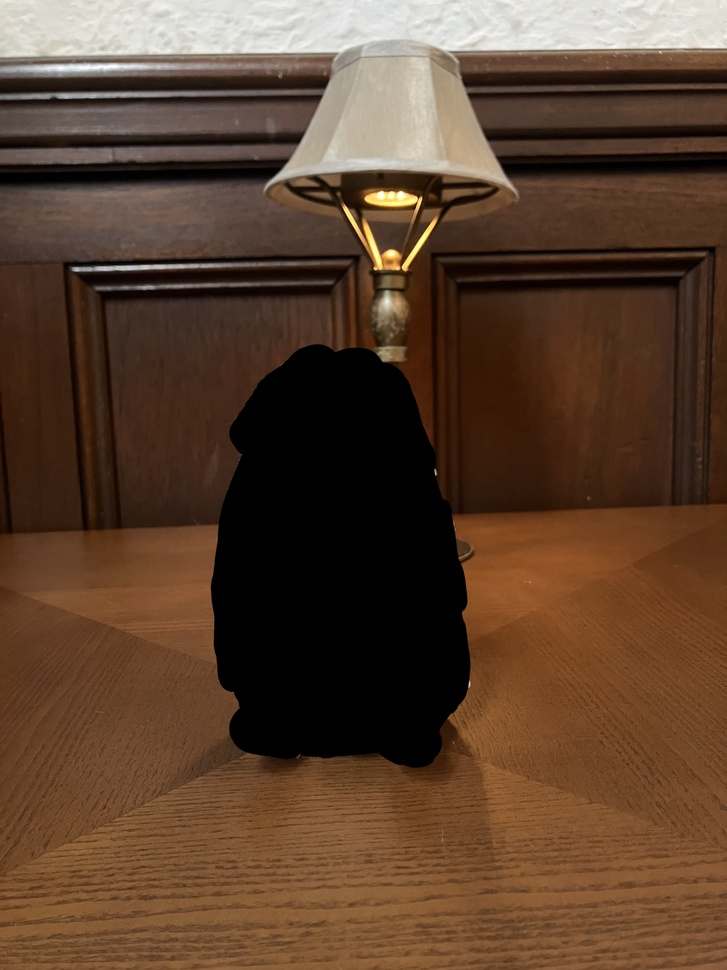
#> input picture input/sample/mask_hari.jpeg, 727 x 970 px, shrunk from 3024 x 4032 before the run
$ python main.py
#> lines starting #> are read from the running program, lines starting #| are printed output that depends on the picture; after the words box and inside, x2 and y2 are one past the last pixel; in counts of white or black regions, pixels touching at a corner belong together
import cv2
import numpy as np
import json


def get_contours(fn,origin_fn,area_th,is_show=False):
#> called with fn = 'input/sample/mask_hari.jpeg', origin_fn = 'input/sample/origin_hari.jpeg', area_th = 1000, is_show = True
    binary_image = cv2.imread(fn, cv2.IMREAD_GRAYSCALE)
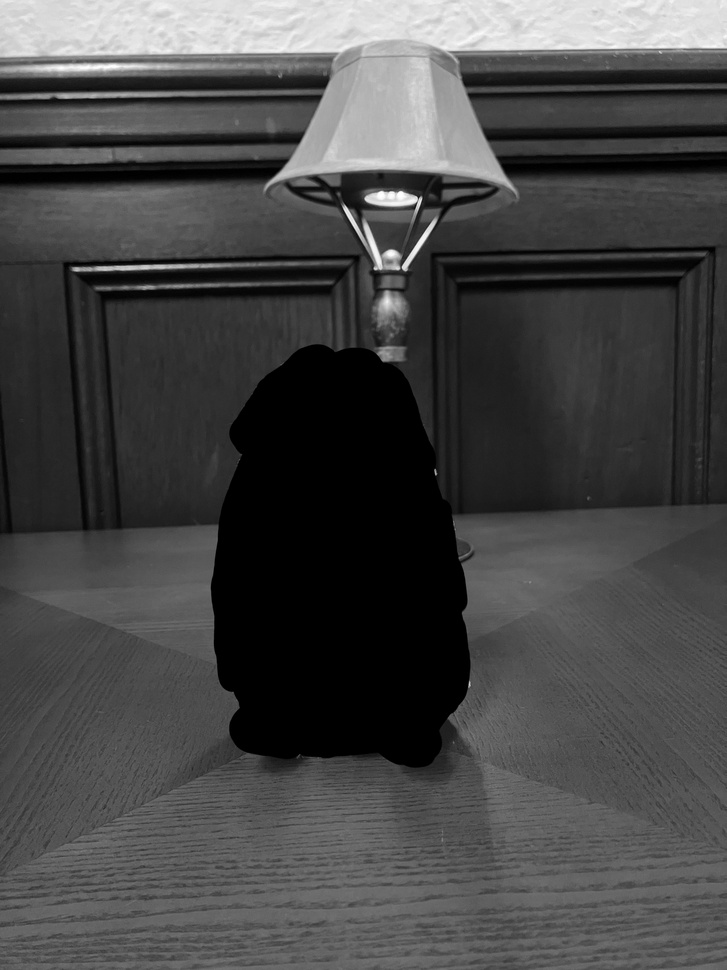
#> binary_image: shape (970, 727); min 0, max 255, mean 70.7
    ret,binary_image = cv2.threshold(binary_image,0,255,cv2.THRESH_BINARY_INV)
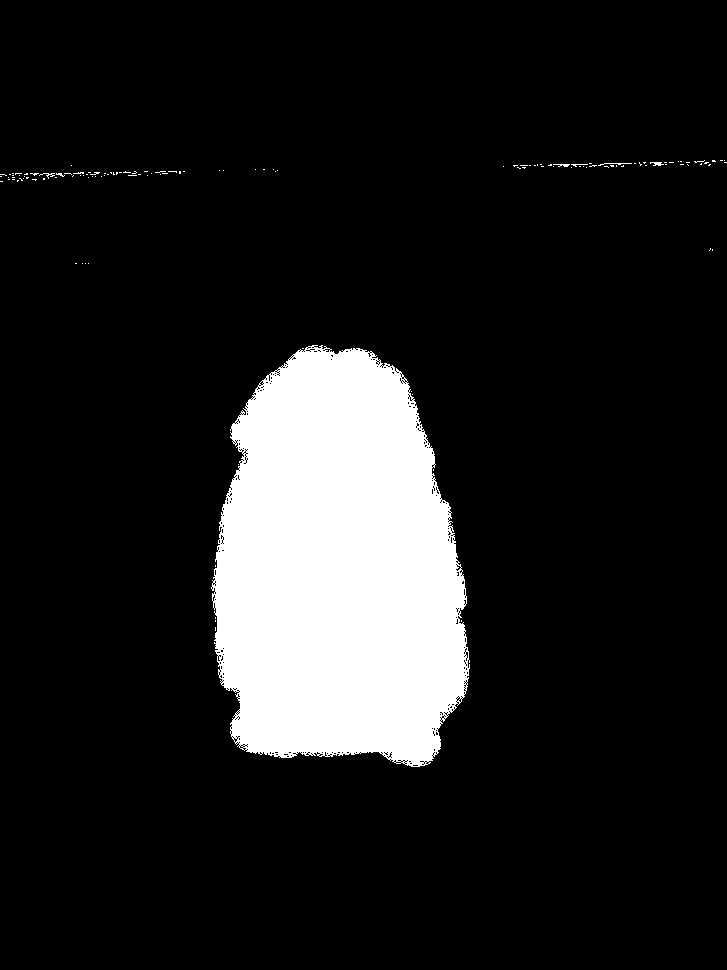
#> binary_image: shape (970, 727); 12.2% white; 127 white regions (121 under 20 px)

    # 輪郭を検出する
    contours, _ = cv2.findContours(binary_image, cv2.RETR_EXTERNAL, cv2.CHAIN_APPROX_SIMPLE)
#> contours = 127 contours, 126 with area under 20; largest, box (x1, y1, x2, y2) and area: (211, 345, 470, 767) 85606

    # 閾値を超える輪郭のみをフィルタリング
    filtered_contours = [contour for contour in contours if cv2.contourArea(contour) > area_th]
#> filtered_contours = 1 contour; box (x1, y1, x2, y2) and area: (211, 345, 470, 767) 85606

    if is_show:
        lw = 10

        # 検出された輪郭を表示する（オプション）
        origin_image = cv2.imread(origin_fn)
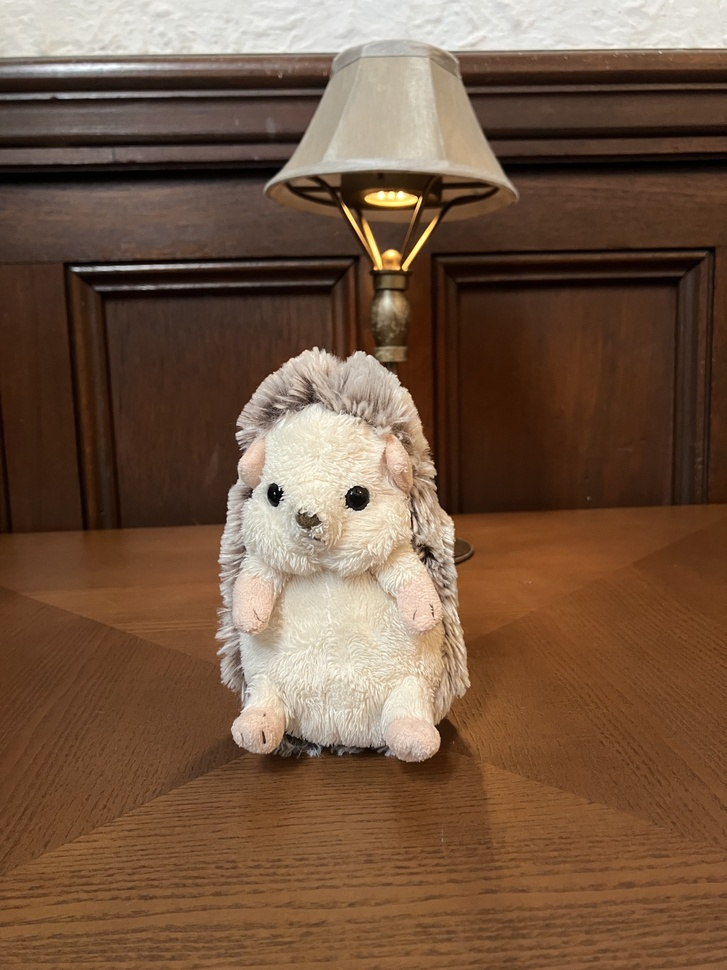
#> input picture input/sample/origin_hari.jpeg, 727 x 970 px, shrunk from 3024 x 4032 before the run
#> origin_image is the input picture: shape (970, 727, 3); mean B, G, R 66.1, 87.2, 115.3
        cv2.drawContours(origin_image, filtered_contours, -1, (0, 255, 0), lw)
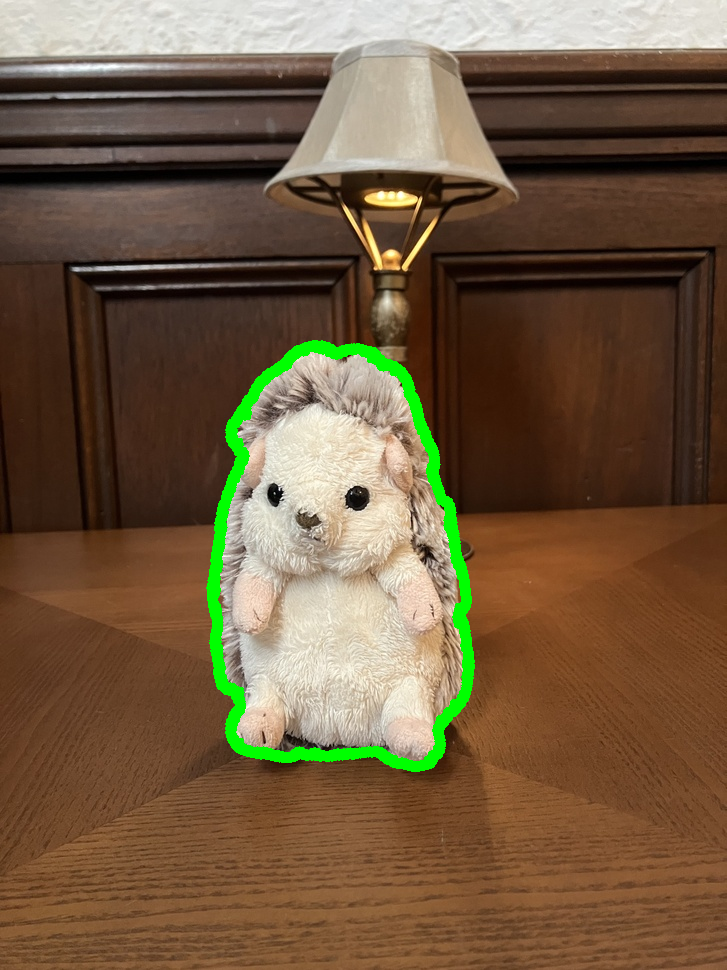
#> origin_image: shape (970, 727, 3); 2.03% of pixels changed, all inside (x1, y1, x2, y2) = (206, 340, 475, 772)
        for i, contour in enumerate(filtered_contours):
            x, y, w, h = cv2.boundingRect(contour)
            cv2.rectangle(origin_image, (x, y), (x + w, y + h), (255, 0, 0), lw)
#> this loop made 1 pass
#> (x, y, w, h) on pass 1: (211, 345, 259, 422)
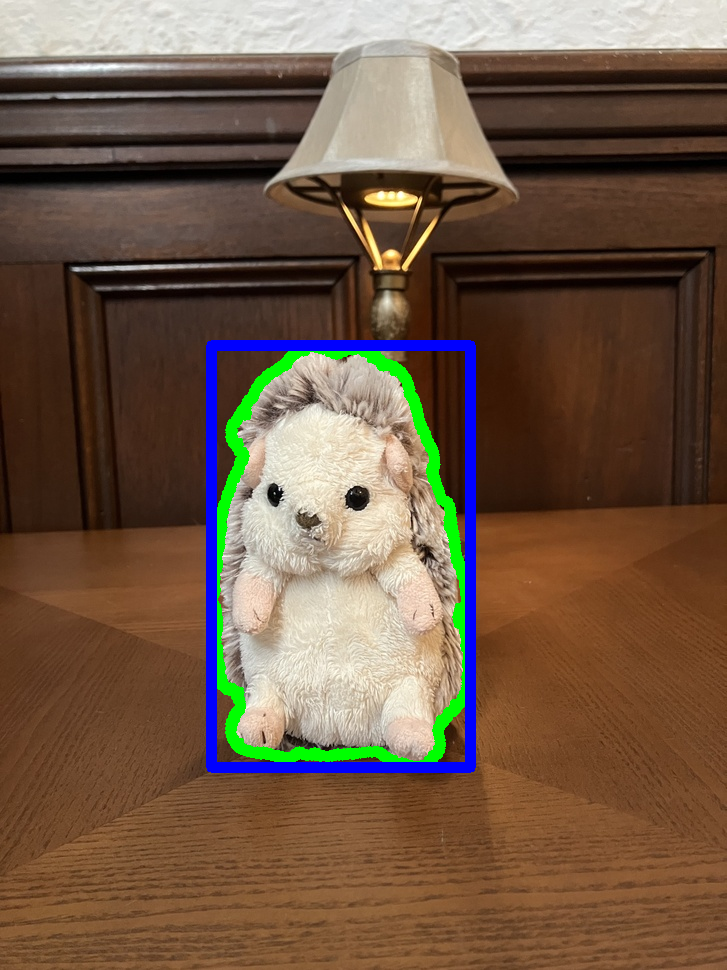
#> origin_image: shape (970, 727, 3); 2.12% of pixels changed, all inside (x1, y1, x2, y2) = (206, 340, 476, 773)
        cv2.imshow('Filtered Contours', origin_image)
        cv2.waitKey(0)
        cv2.destroyAllWindows()

    annotations = contours_to_coco(filtered_contours)
    coco_format = {
    'images': [{
        'id': 1,
        'width': binary_image.shape[1],
        'height': binary_image.shape[0],
        'file_name': fn
    }],
    'annotations': annotations,
    'categories': [{
        'id': 1,
        'name': 'object'  # カテゴリ名を任意の値に設定
    }]
    }
    return filtered_contours, coco_format


def contours_to_coco(contours):
    annotations = []
    for i, contour in enumerate(contours):
        segmentation = contour.flatten().tolist()
        x, y, w, h = cv2.boundingRect(contour)
        area = cv2.contourArea(contour)
        annotation = {
            'segmentation': [segmentation],
            'area': area,
            'iscrowd': 0,
            'image_id': 1,  # 画像IDは任意の値に設定
            'bbox': [x, y, w, h],
            'category_id': 1,  # カテゴリIDも任意の値に設定
            'id': i + 1
        }
        annotations.append(annotation)
#> this loop made 1 pass
#> (x, y, w, h, area) on pass 1: (211, 345, 259, 422, 85605.5)
#> after the loop, annotations = 1 item
    return annotations

filtered_contours,coco_format = get_contours("input/sample/mask_hari.jpeg","input/sample/origin_hari.jpeg",1000,is_show=True)
#> coco_format = 3 items


with open('annotations.json', 'w') as f:
    json.dump(coco_format, f)
